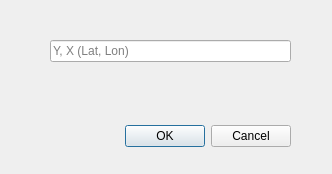
<?xml version="1.0" encoding="UTF-8"?>
<ui version="4.0">
 <class>QuickApiDialogBase</class>
 <widget class="QDialog" name="QuickApiDialogBase">
  <property name="geometry">
   <rect>
    <x>0</x>
    <y>0</y>
    <width>332</width>
    <height>174</height>
   </rect>
  </property>
  <property name="windowTitle">
   <string>Quick API</string>
  </property>
  <widget class="QDialogButtonBox" name="button_box">
   <property name="geometry">
    <rect>
     <x>80</x>
     <y>120</y>
     <width>211</width>
     <height>32</height>
    </rect>
   </property>
   <property name="orientation">
    <enum>Qt::Horizontal</enum>
   </property>
   <property name="standardButtons">
    <set>QDialogButtonBox::Cancel|QDialogButtonBox::Ok</set>
   </property>
  </widget>
  <widget class="QWidget" name="verticalLayoutWidget">
   <property name="geometry">
    <rect>
     <x>50</x>
     <y>40</y>
     <width>241</width>
     <height>61</height>
    </rect>
   </property>
   <layout class="QVBoxLayout" name="verticalLayout">
    <item>
     <widget class="QgsFilterLineEdit" name="lineedit_xy">
      <property name="placeholderText">
       <string>Y, X (Lat, Lon)</string>
      </property>
      <property name="qgisRelation" stdset="0">
       <string notr="true"/>
      </property>
     </widget>
    </item>
    <item>
     <widget class="QgsProjectionSelectionWidget" name="crs_input"/>
    </item>
   </layout>
  </widget>
 </widget>
 <customwidgets>
  <customwidget>
   <class>QgsFilterLineEdit</class>
   <extends>QLineEdit</extends>
   <header>qgsfilterlineedit.h</header>
  </customwidget>
  <customwidget>
   <class>QgsProjectionSelectionWidget</class>
   <extends>QWidget</extends>
   <header>qgsprojectionselectionwidget.h</header>
  </customwidget>
 </customwidgets>
 <resources/>
 <connections>
  <connection>
   <sender>button_box</sender>
   <signal>accepted()</signal>
   <receiver>QuickApiDialogBase</receiver>
   <slot>accept()</slot>
   <hints>
    <hint type="sourcelabel">
     <x>20</x>
     <y>20</y>
    </hint>
    <hint type="destinationlabel">
     <x>20</x>
     <y>20</y>
    </hint>
   </hints>
  </connection>
  <connection>
   <sender>button_box</sender>
   <signal>rejected()</signal>
   <receiver>QuickApiDialogBase</receiver>
   <slot>reject()</slot>
   <hints>
    <hint type="sourcelabel">
     <x>20</x>
     <y>20</y>
    </hint>
    <hint type="destinationlabel">
     <x>20</x>
     <y>20</y>
    </hint>
   </hints>
  </connection>
 </connections>
</ui>
